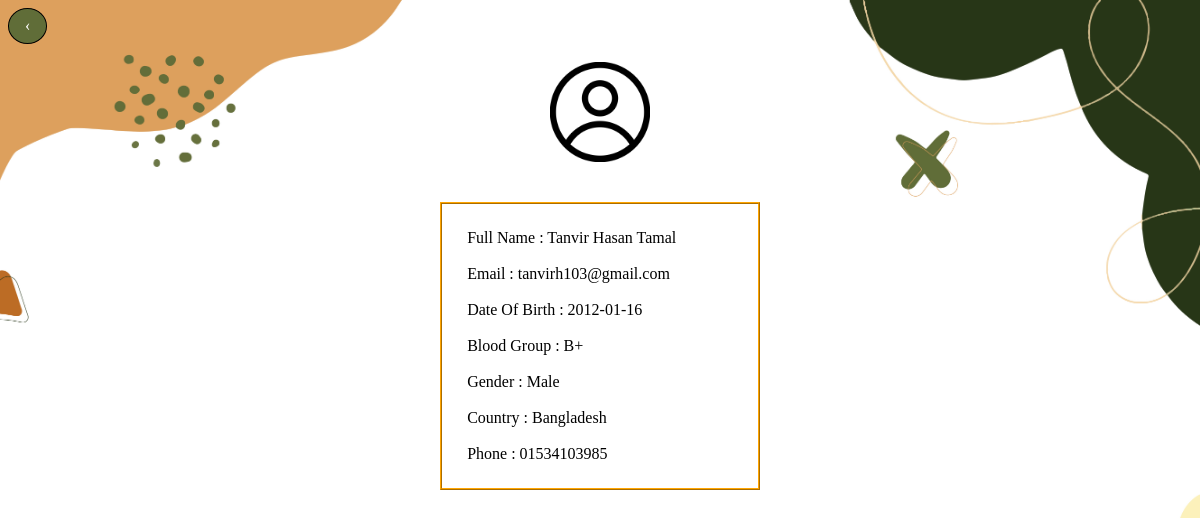
The page /view/view-information.php?id=2 (signed in) on the database as committed earlier.
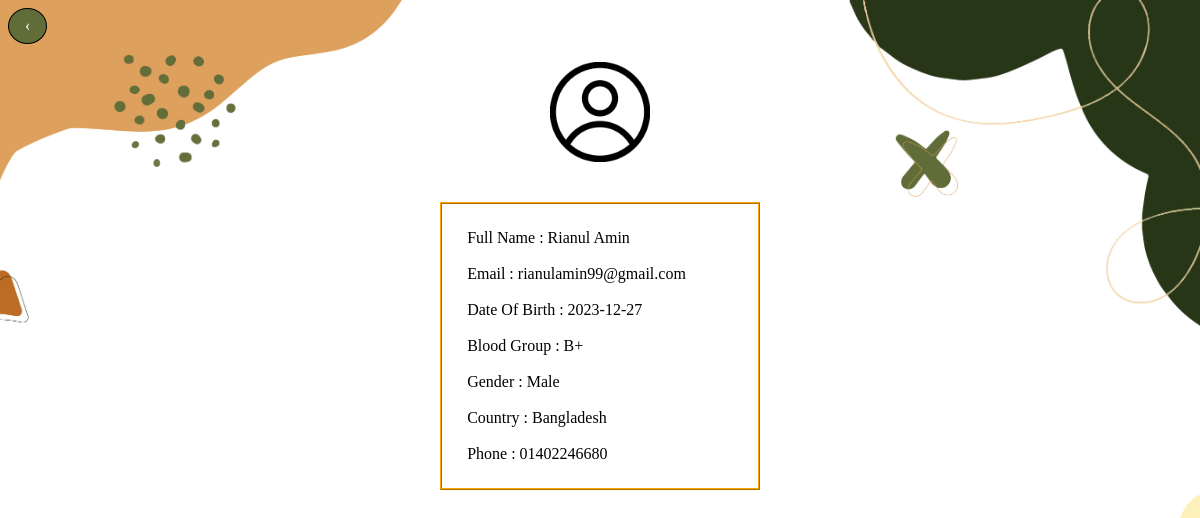
The same page on the database as committed later.
### tables this page shows
CREATE TABLE `userinfo` (
  `UserID` int(11) NOT NULL,
  `FirstName` varchar(40) NOT NULL,
  `LastName` varchar(40) NOT NULL,
  `Email` varchar(40) NOT NULL,
  `Password` varchar(40) NOT NULL,
  `BloodGroup` varchar(10) NOT NULL,
  `DOB` varchar(10) NOT NULL,
  `Gender` varchar(10) NOT NULL,
  `Country` varchar(40) NOT NULL,
  `Phone` varchar(15) NOT NULL,
  `ProfilePicture` varchar(160) NOT NULL,
  `Role` varchar(15) NOT NULL
);

### model/user-info-model.php (called while the page is built, shortened)
<?php
require_once('database.php');
class UserModel {
    private $con;
    private static $instance;
    public function __construct() {
        $this->con = dbConnection();
    }
    public static function getInstance() {
        if (!UserModel::$instance) {
            UserModel::$instance = new UserModel();
        }
        return UserModel::$instance;
    }
    public function userInfo($id) {
        $sql = "SELECT * FROM UserInfo WHERE UserID='$id'";
        $result = mysqli_query($this->con, $sql);
        $row = mysqli_fetch_assoc($result);
        return $row;
    }
}
?>

### model/database.php (called while the page is built)
<?php
function dbConnection(){
    $conn = mysqli_connect('localhost', 'root', '', 'BloodBankManagementSystem');
    return $conn;
}
?>

### view/view-information.php (the view, shortened to what this page needs)
<?php
    require_once('../model/user-info-model.php');
    $id = $_COOKIE['id'];
    $row = UserModel::getInstance()->userInfo($id);
    $flag = 0;
    if(isset($_GET['id'])){
    $id2 = $_GET['id'];
    $row2 = UserModel::getInstance()->UserInfo($id2);
    if($id!=$id2) $flag = 1;
    }
?>
<!DOCTYPE html>
<html lang="en">
<head>
    <link rel="stylesheet" href="css/style.css">
</head>
<body>
<?php if($flag == 1) echo "<a href=\"user-list.php\" class=\"backButton\">&#8249;</a>"; ?>
    <br><br>
    <center>
    <?php
        if($flag==0) echo "<img src=\"../{$row['ProfilePicture']}\" width=\"100px\">";
        else echo "<img src=\"../{$row2['ProfilePicture']}\" width=\"100px\">";
    ?>
    </center>
    <br><br>
    <table width="27%" border="1" cellspacing="0" cellpadding="25" align="center" class="table">
        <tr>
            <?php
                if($flag==0){
                    $fullname=$row['FirstName']." ".$row['LastName'];
                echo "<td>
                    Full Name : {$fullname} </font><br><br>
                    Email  : {$row['Email']} </font><br><br>
                    Date Of Birth       : {$row['DOB']} </font><br><br>
                    Blood Group  : {$row['BloodGroup']} </font><br><br>
                    Gender     : {$row['Gender']} </font><br><br>
                    Country     : {$row['Country']} </font><br><br>
                    Phone   : {$row['Phone']} </font><br>
                    </td>";
                }else{
                    $fullname = $row2['FirstName']." ".$row2['LastName'];
                echo "<td>
                Full Name : {$fullname} </font><br><br>
                Email  : {$row2['Email']} </font><br><br>
                Date Of Birth       : {$row2['DOB']} </font><br><br>
                Blood Group  : {$row2['BloodGroup']} </font><br><br>
                Gender     : {$row2['Gender']} </font><br><br>
                Country     : {$row2['Country']} </font><br><br>
                Phone   : {$row2['Phone']} </font><br>
                </td>";
                }
            ?>
        </tr>
    </table>
</body>
</html>

Rows that differ between the two databases and show on the page:
changed userinfo "Male": fullname "Tanvir Hasan Tamal" → "Rianul Amin"; Email "tanvirh103@gmail.com" → "rianulamin99@gmail.com"; DOB "2012-01-16" → "2023-12-27"; Phone "01534103985" → "01402246680"
